Frame 1 (no input): blank canvas, image omitted
Frame 60 (no input): blank canvas, image omitted
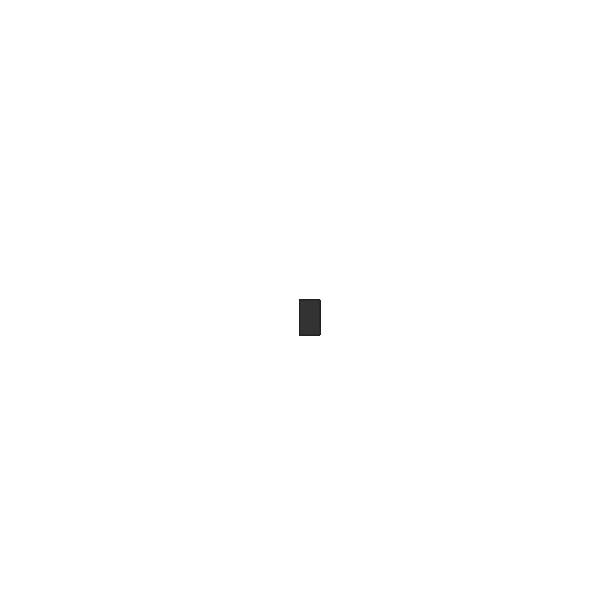
Frame 120 (the mouse pressed at the canvas centre since frame 60)

The p5.js sketch whose frames 1 and 60 were blank and that drew this single picture after the mouse press (run headless with seeded random() and noise() and a simulated clock; from frame 60 on, the mouse is pressed at the canvas centre):

// p5.js sketch
// ── sketch.js
function setup() {
  createCanvas(600, 600);
}

function draw() {
  stroke("#222");
  fill("#333");
  
  if(mouseIsPressed){
    rect(mouseX, mouseY, 20, 35);
  }
  
}

// ── style.css
html, body {
  background: #B3B0B0;
  margin: 0;
  padding: 0;
}
canvas {
  display: block;
  background: #ffff;
}
